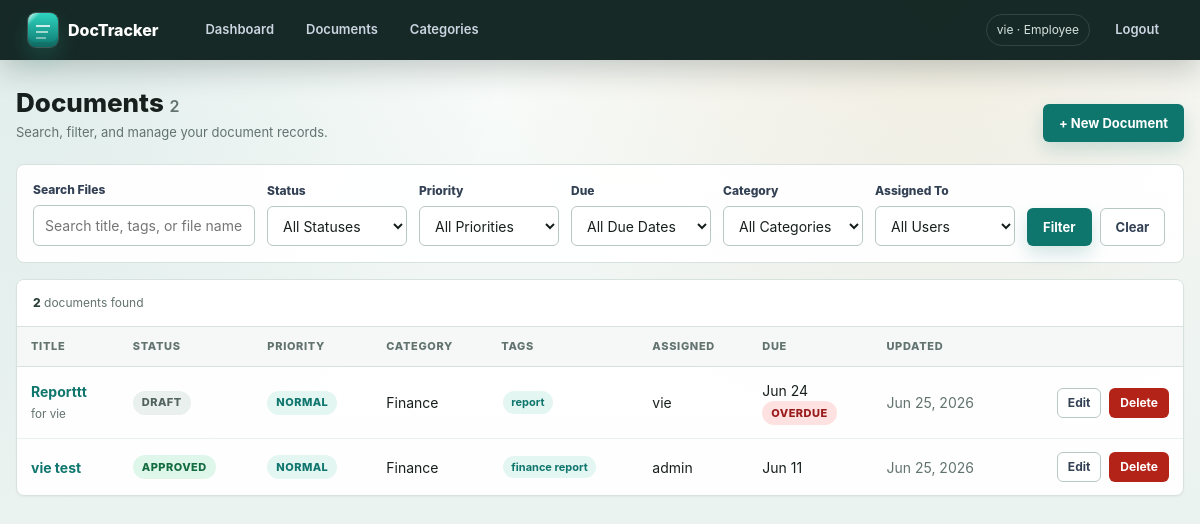
Page /documents/ (signed in) on the committed database.
### documents/models.py (models this page shows, shortened)
class UserProfile(models.Model):
    ROLE_ADMIN = 'admin'
    ROLE_HR = 'hr'
    ROLE_EMPLOYEE = 'employee'
    ROLE_CHOICES = [
        (ROLE_ADMIN, 'Admin'),
        (ROLE_HR, 'HR'),
        (ROLE_EMPLOYEE, 'Employee'),
    ]
    user = models.OneToOneField(User, on_delete=models.CASCADE, related_name='profile')
    role = models.CharField(max_length=20, choices=ROLE_CHOICES, default=ROLE_EMPLOYEE)
    department = models.CharField(max_length=100, blank=True)
    created_at = models.DateTimeField(auto_now_add=True)
    class Meta:
        ordering = ['user__username']

class Document(models.Model):
    STATUS_CHOICES = [
        ('draft', 'Draft'),
        ('review', 'Under Review'),
        ('approved', 'Approved'),
        ('archived', 'Archived'),
    ]
    PRIORITY_CHOICES = [
        ('low', 'Low'),
        ('normal', 'Normal'),
        ('high', 'High'),
        ('urgent', 'Urgent'),
    ]
    title = models.CharField(max_length=255)
    description = models.TextField(blank=True)
    category = models.ForeignKey(Category, on_delete=models.SET_NULL, null=True, blank=True)
    status = models.CharField(max_length=50, default='draft')
    priority = models.CharField(max_length=20, choices=PRIORITY_CHOICES, default='normal')
    file = models.FileField(upload_to='documents/', null=True, blank=True)
    tags = models.CharField(max_length=500, blank=True, help_text="Comma-separated tags")
    created_by = models.ForeignKey(User, on_delete=models.SET_NULL, null=True, related_name='created_docs')
    assigned_to = models.ForeignKey(User, on_delete=models.SET_NULL, null=True, blank=True, related_name='assigned_docs')
    created_at = models.DateTimeField(auto_now_add=True)
    updated_at = models.DateTimeField(auto_now=True)
    due_date = models.DateField(null=True, blank=True)
    class Meta:
        ordering = ['-created_at']
    def get_tags_list(self):
        return [t.strip() for t in self.tags.split(',') if t.strip()]
    def get_status_display(self):
        status = DocumentStatus.objects.filter(code=self.status).first()
        if status:
            return status.label
        return dict(self.STATUS_CHOICES).get(self.status, self.status)
    @property
    def status_badge_class(self):
        return slugify(self.status) or 'custom'
    @property
    def is_overdue(self):
        return bool(self.due_date and self.due_date < timezone.localdate() and self.status not in ['approved', 'archived'])
    @property
    def is_due_soon(self):
        if not self.due_date or self.status in ['approved', 'archived']:
            return False
        today = timezone.localdate()
        return today <= self.due_date <= today + timedelta(days=7)

class Category(models.Model):
    name = models.CharField(max_length=100, unique=True)
    description = models.TextField(blank=True)
    created_at = models.DateTimeField(auto_now_add=True)
    class Meta:
        verbose_name_plural = "Categories"
        ordering = ['name']
    def __str__(self):
        return self.name

class DocumentStatus(models.Model):
    code = models.SlugField(max_length=20, unique=True)
    label = models.CharField(max_length=50)
    allowed_next_statuses = models.ManyToManyField(
        'self',
        symmetrical=False,
        blank=True,
        related_name='previous_statuses',
        help_text="Statuses a document can move to from this status.",
    )
    created_at = models.DateTimeField(auto_now_add=True)
    class Meta:
        verbose_name_plural = "Document statuses"
        ordering = ['label']

### documents/views.py (the view)
# urls.py: path('documents/', views.document_list, name='document_list'),
@login_required
def document_list(request):
    form = DocumentFilterForm(request.GET)
    docs = visible_documents(request.user)
    today = timezone.localdate()
    soon = today + timedelta(days=7)
    if form.is_valid():
        if q := form.cleaned_data.get('search'):
            docs = docs.filter(
                Q(title__icontains=q) |
                Q(description__icontains=q) |
                Q(tags__icontains=q) |
                Q(file__icontains=q)
            )
        if s := form.cleaned_data.get('status'):
            docs = docs.filter(status=s)
        if p := form.cleaned_data.get('priority'):
            docs = docs.filter(priority=p)
        if d := form.cleaned_data.get('due'):
            if d == 'overdue':
                docs = docs.filter(due_date__lt=today).exclude(status__in=['approved', 'archived'])
            elif d == 'soon':
                docs = docs.filter(due_date__range=(today, soon)).exclude(status__in=['approved', 'archived'])
            elif d == 'none':
                docs = docs.filter(due_date__isnull=True)
        if c := form.cleaned_data.get('category'):
            docs = docs.filter(category=c)
        if u := form.cleaned_data.get('assigned_to'):
            docs = docs.filter(assigned_to=u)
    count = docs.count()
    docs = list(docs)
    for doc in docs:
        doc.can_manage = can_manage_document(request.user, doc)
    template = 'documents/_document_results.html' if is_htmx(request) else 'documents/list.html'
    return render(request, template, {
        'docs': docs,
        'form': form,
        'count': count,
        'include_oob_count': is_htmx(request),
    })

### documents/forms.py
class DocumentFilterForm(forms.Form):
    search = forms.CharField(required=False, widget=forms.TextInput(attrs={'placeholder': 'Search title, tags, or file name...'}))
    status = forms.ChoiceField(required=False)
    priority = forms.ChoiceField(required=False, choices=[('', 'All Priorities')] + Document.PRIORITY_CHOICES)
    due = forms.ChoiceField(required=False, choices=[
        ('', 'All Due Dates'),
        ('overdue', 'Overdue'),
        ('soon', 'Due Soon'),
        ('none', 'No Due Date'),
    ])
    category = forms.ModelChoiceField(required=False, queryset=Category.objects.all(), empty_label="All Categories")
    assigned_to = forms.ModelChoiceField(required=False, queryset=User.objects.all(), empty_label="All Users")
    def __init__(self, *args, **kwargs):
        super().__init__(*args, **kwargs)
        self.fields['status'].choices = get_document_status_choices(include_blank=True)

### documents/forms.py (called while the page is built)
def get_document_status_choices(include_blank=False):
    statuses = list(DocumentStatus.objects.values_list('code', 'label').order_by('label'))
    existing_codes = {code for code, _ in statuses}
    choices = statuses + [
        (code, label) for code, label in Document.STATUS_CHOICES
        if code not in existing_codes
    ]
    if include_blank:
        return [('', 'All Statuses')] + choices
    return choices

### documents/models.py (called while the page is built)
def get_user_role(user):
    if not user or not user.is_authenticated:
        return UserProfile.ROLE_EMPLOYEE
    profile, _ = UserProfile.objects.get_or_create(user=user)
    return profile.role

def user_has_role(user, *roles):
    return get_user_role(user) in roles

### documents/views.py (called while the page is built)
def is_htmx(request):
    return request.headers.get('HX-Request') == 'true'

def can_manage_document(user, document):
    if (
        user.is_staff or user.is_superuser or
        user_has_role(user, UserProfile.ROLE_ADMIN, UserProfile.ROLE_HR) or
        user.groups.filter(name__in=['Admin', 'Manager']).exists()
    ):
        return True
    if user.groups.filter(name='Viewer').exists():
        return False
    return (
        document.created_by_id == user.id or
        document.assigned_to_id == user.id
    )

def can_view_all_documents(user):
    return (
        user.is_staff or user.is_superuser or
        user_has_role(user, UserProfile.ROLE_ADMIN, UserProfile.ROLE_HR) or
        user.groups.filter(name__in=['Admin', 'Manager', 'Viewer']).exists()
    )

### templates/documents/list.html (shortened to what this page needs)
{% extends 'base.html' %}
{% block content %}
<div class="page-header">
  <div>
    <h1>Documents <span id="document-count" class="text-muted" style="font-size:16px; font-weight:600;">{{ count }}</span></h1>
    <p class="page-kicker">Search, filter, and manage your document records.</p>
  </div>
  <a href="{% url 'document_create' %}" class="btn btn-primary">+ New Document</a>
</div>
<form method="get"
      hx-get="{% url 'document_list' %}"
      hx-target="#document-results"
      hx-swap="outerHTML"
      hx-push-url="true"
      hx-trigger="keyup changed delay:250ms from:input, change from:select, submit"
      hx-indicator="#document-filter-indicator">
  <div class="filter-bar">
    <div class="form-group">
      <label>Search Files</label>{{ form.search }}
    </div>
    <div class="form-group"><label>Status</label>{{ form.status }}</div>
    <div class="form-group"><label>Priority</label>{{ form.priority }}</div>
    <div class="form-group"><label>Due</label>{{ form.due }}</div>
    <div class="form-group"><label>Category</label>{{ form.category }}</div>
    <div class="form-group"><label>Assigned To</label>{{ form.assigned_to }}</div>
    <div class="actions">
      <button type="submit" class="btn btn-primary">Filter</button>
      <a href="{% url 'document_list' %}" class="btn btn-secondary">Clear</a>
    </div>
  </div>
</form>
{% include 'documents/_document_results.html' %}
{% endblock %}

### templates/base.html (shortened to what this page needs)
<!DOCTYPE html>
<html lang="en">
<head>
</head>
<body>
{% if user.is_authenticated %}
<nav>
  <span class="brand">DocTracker</span>
  <a href="{% url 'dashboard' %}">Dashboard</a>
  <a href="{% url 'document_list' %}">Documents</a>
  <a href="{% url 'category_list' %}">Categories</a>
  <span class="user">{{ user.username }}{% if user.profile %} · {{ user.profile.get_role_display }}{% endif %}</span>
  <a href="{% url 'logout' %}">Logout</a>
</nav>
{% endif %}
<div class="container">
  {% block content %}{% endblock %}
</div>
</body>
</html>

### templates/documents/_document_results.html (shortened to what this page needs)
<div id="document-results" class="card flush fade-in">
  <div class="table-status">
    <span><strong class="result-count">{{ count }}</strong> document{{ count|pluralize }} found</span>
  </div>
  {% if docs %}
  <div class="table-wrap">
  <table>
    <thead><tr>
      <th>Title</th><th>Status</th><th>Priority</th><th>Category</th><th>Tags</th><th>Assigned</th><th>Due</th><th>Updated</th><th></th>
    </tr></thead>
    <tbody>
    {% for doc in docs %}
    <tr>
      <td>
        <a href="{% url 'document_detail' doc.pk %}"><strong>{{ doc.title }}</strong></a>
        {% if doc.description %}<br><small class="text-muted">{{ doc.description|truncatechars:70 }}</small>{% endif %}
      </td>
      <td><span class="badge badge-{{ doc.status_badge_class }}">{{ doc.get_status_display }}</span></td>
      <td><span class="badge badge-{{ doc.priority }}">{{ doc.get_priority_display }}</span></td>
      <td>{{ doc.category.name|default:"-" }}</td>
      <td>{% for tag in doc.get_tags_list %}<span class="tag">{{ tag }}</span>{% empty %}-{% endfor %}</td>
      <td>{{ doc.assigned_to.username|default:"-" }}</td>
      <td>
        {{ doc.due_date|date:"M d"|default:"-" }}
        {% if doc.is_overdue %}<br><span class="deadline-alert deadline-overdue">Overdue</span>{% elif doc.is_due_soon %}<br><span class="deadline-alert deadline-soon">Due Soon</span>{% endif %}
      </td>
      <td class="text-muted">{{ doc.updated_at|date:"M d, Y" }}</td>
      <td class="text-right">
        {% if doc.can_manage %}
        <div class="actions" style="justify-content:flex-end;">
          <a href="{% url 'document_edit' doc.pk %}" class="btn btn-secondary btn-sm">Edit</a>
          <a href="{% url 'document_delete' doc.pk %}" class="btn btn-danger btn-sm">Delete</a>
        </div>
        {% endif %}
      </td>
    </tr>
    {% endfor %}
    </tbody>
  </table>
  </div>
  {% else %}
  <div class="empty">No documents found.</div>
  {% endif %}
</div>

### rows in the picture
Document: title "Reporttt", description "for vie", status "DRAFT", priority "NORMAL", category.name "Finance", get_tags_list "report", assigned_to.username "vie", due_date "Jun 24", shows "OVERDUE", updated_at "Jun 25, 2026", shows "Edit"
Document: title "vie test", status "APPROVED", priority "NORMAL", category.name "Finance", get_tags_list "finance report", assigned_to.username "admin", due_date "Jun 11", updated_at "Jun 25, 2026", shows "Edit"

### other values in the picture
{{ user.username }} "vie"
{{ user.profile.get_role_display }} "Employee"
{{ count }} "2"
